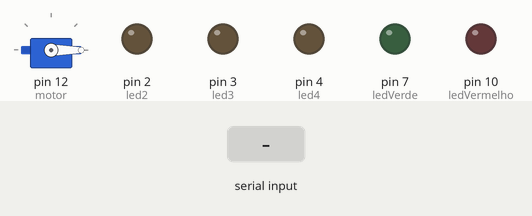
Bench run of a sketch on a simulated Arduino Uno, built with avr-gcc and run on an emulated ATmega328P. On the bench: servo, output pins drawn as LEDs (lit = HIGH). The inputs (shaded band) are chosen by the test bench. Random numbers use the default seed unless the sketch sets one; what the sketch prints to the serial monitor is not drawn.

Above: at 1.4 s.
1.5 s: "90,45\n" received over Serial
At 6.5 s:
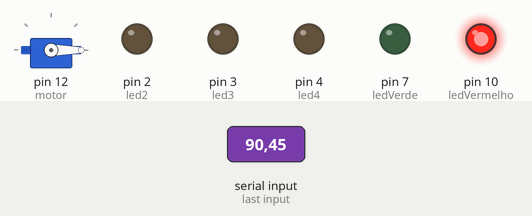
Timing chart, 0 to 8.2 s (numbered marks = the images above; inputs shaded):
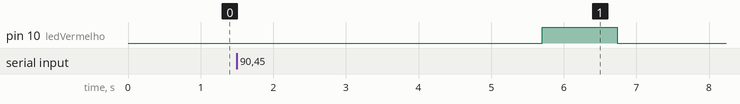

The sketch:

jogo_dados_servo_motor1.ino
```cpp
// C++ code
//
#include <Servo.h>
Servo motor;

int ledVerde = 7;
int ledVermelho = 10;
int led4 = 4;
int led3 = 3;
int led2 = 2;
int R = 0;

void espera(int pontos = 5, int t = 700){
  for(int i = 0; i <= pontos; i++){
    Serial.print(".");
    delay(t);
  }
}
int n = 0;
void cabecalho(){
  Serial.println(" --- PROGRAMA JOGO DE DADOS --- ");
  Serial.println();
  Serial.println();
  delay(500);
}

void setup()
{
  Serial.begin(9600);
  pinMode(ledVerde, OUTPUT);
  pinMode(ledVermelho, OUTPUT);
  pinMode(led4, OUTPUT);
  pinMode(led3, OUTPUT);
  pinMode(led2, OUTPUT);
  randomSeed(analogRead(0));//indica e normaliza a porta randômica para evitar pega o mesmo valor
  motor.attach(12);
  motor.write(0);
}
void loop()
{


  cabecalho();

  Serial.println("Digite um palpite de 1 a 6:");
  while(!Serial.available());
  n = Serial.parseInt();


   //Sorteia o dado - sorteia um número randômico/aleatório de 1 até 7-1, ou seja,6
  int nS = random(1,2);// número aleatório de 1 a 6


  Serial.print("Sorteando dado");
  espera();

  Serial.println();
  //exibir o palpite do usuário
  Serial.println("Seu palpite: " + String(n));
  //exibir onúmero sorteado
  Serial.println("Numero do Dado: " + String(nS));

  if(n == nS){
    R++;
    digitalWrite(ledVerde, HIGH);
    Serial.println("Parabens! Voce foi certeiro");
    Serial.println("Reiniciando o programa ...");
    delay(1000);
    digitalWrite(ledVerde, LOW);
  }else {
    digitalWrite(ledVermelho, HIGH);
    Serial.println("Que pena, tente outra vez!");
    Serial.println("Reiniciando o programa ...");
    delay(1000);
    digitalWrite(ledVermelho, LOW);
  }
  if(R == 1){
   digitalWrite(led4, HIGH);
  }else if(R == 2){
   digitalWrite(led3, HIGH);
  }else if(R == 3){
   digitalWrite(led2, HIGH);
    motor.write(90);
  delay(1500);
    Serial.println("Boa!!!");
    Serial.println("Caso queira jogar de novo, reinicie.");
  }

   Serial.println();
   Serial.println();
  delay(4000);

}
```

Measured:
- after the input at 1.5 s, pin 10 (ledVermelho): LOW → HIGH after 4.2 s, → LOW 1.0 s later
